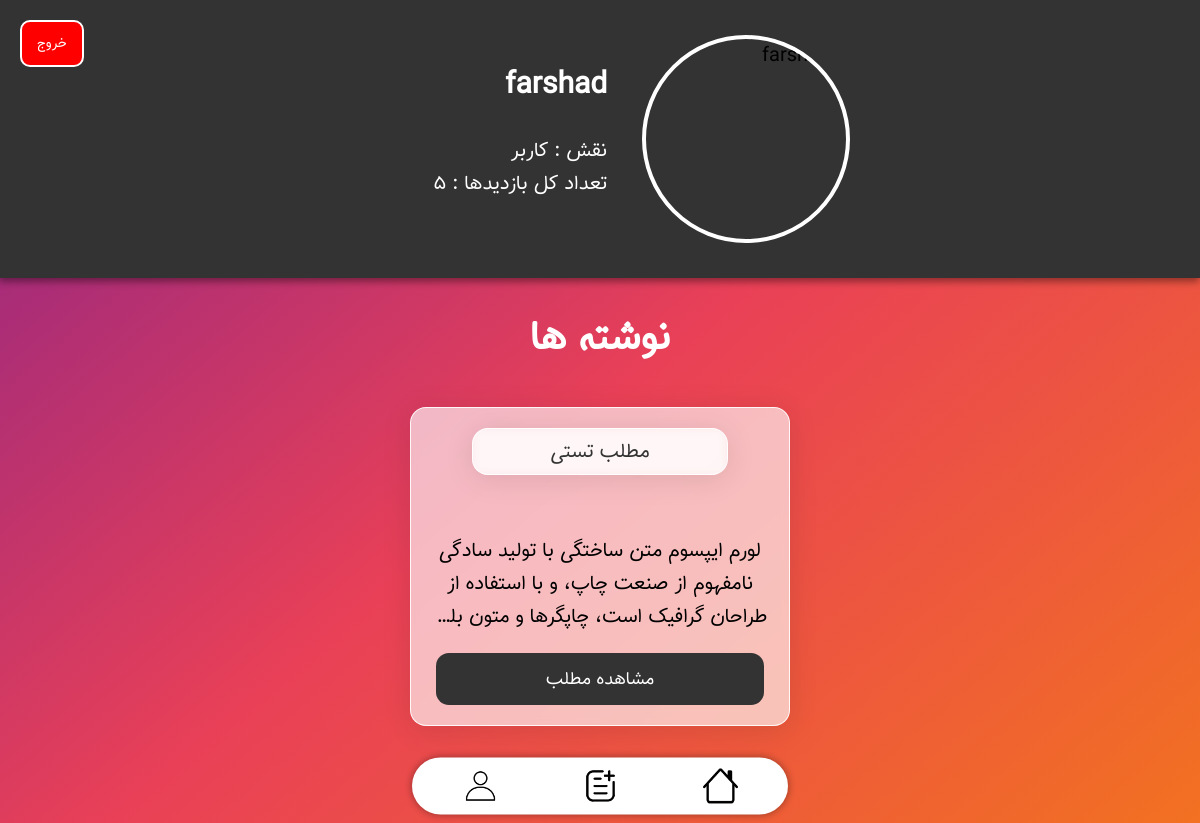
Screenshot of /user/farshad (signed in) with the database file from the repository.
### models.py (models this page shows)
class User(db.Model):
    id = db.Column(db.Integer, primary_key=True, autoincrement=True)
    userName = db.Column(db.String(255), unique=True, nullable=False)
    email = db.Column(db.String(255), unique=True, nullable=False)
    password = db.Column(db.String(255), nullable=False)
    role = db.Column(db.String(255))

class Post(db.Model):
    id = db.Column(db.Integer, primary_key=True, autoincrement=True)
    title = db.Column(db.String(255), nullable=False)
    tags = db.Column(db.String(255))
    content = db.Column(db.Text, nullable=False)
    author = db.Column(db.String(255), nullable=False)
    date = db.Column(db.String(255), nullable=False)
    time = db.Column(db.String(255), nullable=False)
    views = db.Column(db.Integer, nullable=False)
    lastEditDate = db.Column(db.String(255))
    lastEditTime = db.Column(db.String(255))

### app.py (the view)
@app.route("/user/<userName>")
def user(userName):
    user = User.query.filter_by(userName=userName).first()
    if user:
        try:
            posts = Post.query.filter_by(author=str(user.userName))
            views = sum(post.views for post in posts)
        except:
            posts = False
            views = 0
        rdf_data = {
        "@context": "http://schema.org",
        "@type": "Person",
        "name": f"{userName}",
        "role": f"{user.role}",
        "url": f"{request.url}",
        "email": f"{user.email}",
        "memberOf": {
            "@type": "Organization",
            "name": "website"
        }
        }
        return render_template(
            "user.html",
            user=user,
            views=views,
            posts=posts,
            rdf_data=rdf_data
        )
    else:
        return render_template("404.html")

### templates/user.html (shortened to what this page needs)
{% extends 'base.html'%}
{% block link %}
<link rel="stylesheet" href="{{ url_for('static', filename='css/index.css') }}" />
{% endblock %}
{% block body %}
  <div class="container">
    <div class="userContainer">
      <div class="slide-bottom" style="background: #333;box-shadow: -1px 4px 7px #00000061;">
        {% if session["userName"] == user.userName%}
<a href="/logout" style="float: left;margin-left: 20px;margin-top: 20px;background: red;color: #fff;padding: 10px 15px;border-radius: 10px;border: 2px solid #fff;font-size: 0.7rem;">خروج</a>
{% endif %}
<div class="profile" style="display: flex;padding: 35px;justify-content: center;">
        <img src="/static/img/user.png" alt="{{ user.userName }}" class="userProfilePicture" style="width: 200px;height: 200px;border: 4px solid #fff;border-radius: 50%;">
      <div style="display: flex;align-items: flex-start;flex-direction: column;margin-right: 35px;">
          <h2 class="userName" style="color: #fff;">{{ user.userName }}</h2>
          <p class="userRole" style="margin: 0;color: #fff;">نقش : {% if user.role == "user" %} کاربر {% else %} ادمین {% endif %} </p>
          <p class="userViews" style="margin: 0;color: #fff;">تعداد کل بازدیدها : {{ views }}</p>
      </div>
        </div>
        </div>
      {% if posts %}
        <h1 class="postsText scale-up-center" style="color: #fff;text-align: center;">نوشته ها</h1>
        <div class="slide-top" style="display: flex;flex-wrap: wrap;text-align: center;justify-content: space-evenly;margin-bottom: 30px;">
          {% if posts.count() > 0 %}
        {% for post in posts %}
          <div class="post"  style="text-align: center !important;">
            <a class="title textPrimary" href="/post/{{post.id}}">{{ post.title }}</a>
            <div class="content" tag="content">{{ post.content|safe }}</div>
            <a href="/post/{{post.id}}" class="btn btnLink">مشاهده مطلب</a>
          </div>
        {% endfor %}
        {% else %}
        <div style="width: 100%;">
          <p style="color: #a29f9f;">نوشته ای وجود ندارد</p>
        </div>
        {% endif %}
        </div>
      {% endif %}
    </div>
  </div>
{% endblock body %}

### static/css/main.css (style rules this page uses)
:root { --themePrimary: #000; --themeSecondary: #fff; --themeHelper: #303030; --primaryColor: #ff206e; --primaryHelper: #ff4f8c; }
* { font-family: 'Tanha-FD'; color: var(--themePrimary); overflow-wrap: break-word !important; }
body { margin: 0; padding: 0; display: flex; flex-direction: column; min-height: 100vh; }
.no-scroll { overflow: hidden; }
html { font-size: 125% !important; }
body { background-color: var(--themeSecondary); }
a { text-decoration: none; user-select: none; }
.btn { border-radius: 2rem; border: 0px; transition: 0.25s; font-weight: 500; cursor: pointer; font-size: 0.9rem; text-align: center; margin: 0rem 0.25rem; }
.btnLink { background: #333; color: #fff; padding: 11px; border-radius: 13px; }
.textPrimary { color: var(--primaryColor); transition: 0.25s; }
.slide-top { -webkit-animation: slide-top 0.9s cubic-bezier(0.250, 0.460, 0.450, 0.940) forwards; animation: slide-top 0.9s cubic-bezier(0.250, 0.460, 0.450, 0.940) forwards; }
.slide-bottom { -webkit-animation: slide-bottom 0.8s cubic-bezier(0.250, 0.460, 0.450, 0.940) forwards; animation: slide-bottom 0.8s cubic-bezier(0.250, 0.460, 0.450, 0.940) forwards; }
.scale-up-center { -webkit-animation: scale-up-center 0.8s cubic-bezier(0.390, 0.575, 0.565, 1.000) forwards; animation: scale-up-center 0.8s cubic-bezier(0.390, 0.575, 0.565, 1.000) forwards; }

### static/css/index.css (style rules this page uses)
.post { padding: 1rem; flex: 0 0 calc(28.33% - 2px); margin: 10px; display: flex; flex-direction: column; justify-content: space-between; background: rgba(255, 255, 255, 0.64); border-radius: 16px; box-shadow: 0 4px 30px rgba(0, 0, 0, 0.1); backdrop-filter: blur(4.1px); -webkit-backdrop-filter: blur(4.1px); border: 1px solid rgba(255, 255, 255, 0.89); }
.content { display: -webkit-box; text-overflow: ellipsis; -webkit-line-clamp: 3; -webkit-box-orient: vertical; margin: 1rem 0rem; overflow: hidden; }
.title { display: block; color: #333; padding: 6px 0px; width: 75%; margin: 0 auto; text-align: center; background: rgba(255, 255, 255, 0.64); border-radius: 16px; box-shadow: 0 4px 30px rgba(0, 0, 0, 0.1); backdrop-filter: blur(4.1px); -webkit-backdrop-filter: blur(4.1px); border: 1px solid rgba(255, 255, 255, 0.89); margin-bottom: 39px; }

### rows the page displays
User: userName "farshad"
Post: title "مطلب تستی", content "لورم ایپسوم متن ساختگی با تولید سادگی نامفهوم از صنعت چاپ، و با استفاده از طراحان گرافیک است، چاپگرها و متون…"

### other values shown
{{ views }} "5"
